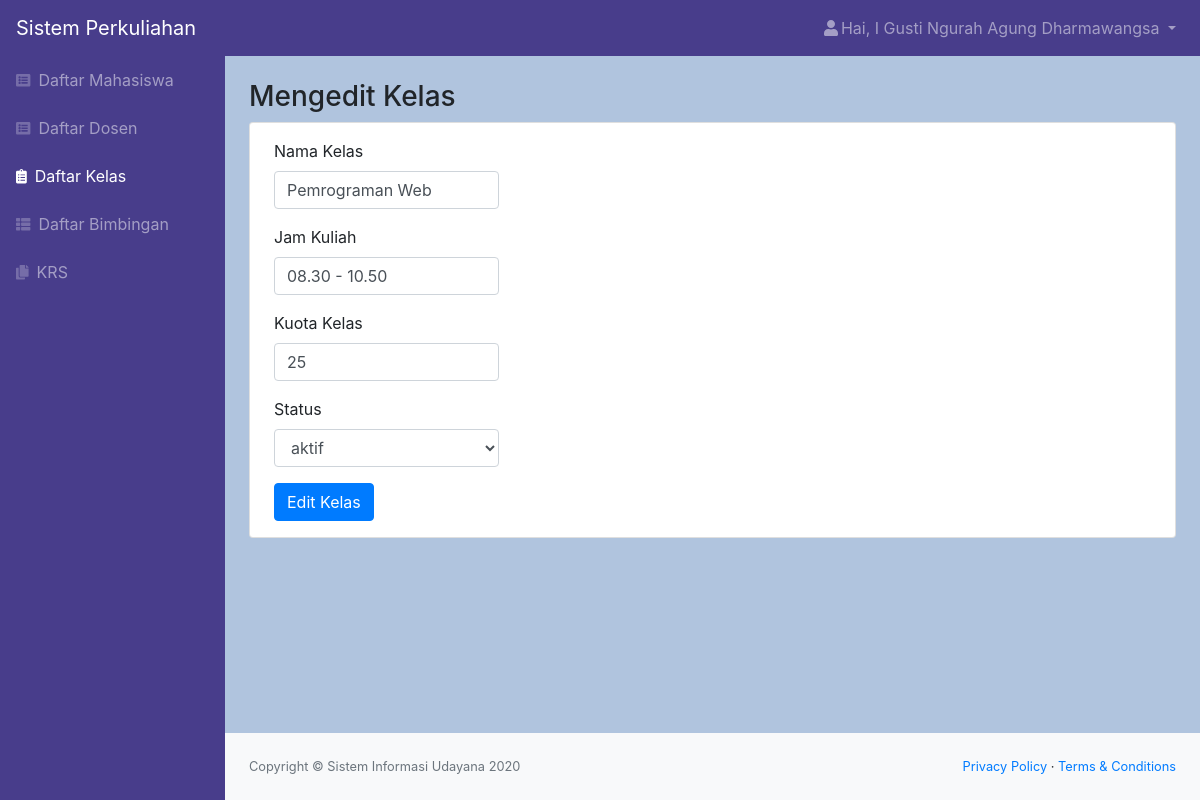
The app's page /edit_kelas.php?id_kelas=1 (signed in) with its own data.
### tables this page shows
CREATE TABLE `kelas` (
  `id_kelas` int(11) NOT NULL,
  `nama_kelas` varchar(100) NOT NULL,
  `jam_kuliah` varchar(20) NOT NULL,
  `kuota_kelas` int(11) NOT NULL,
  `id_dosen` int(11) NOT NULL,
  `status` varchar(20) NOT NULL
);

### edit_kelas.php (the view, shortened to what this page needs)
<?php
include "function.php";
$nama = $_SESSION['nama'];
$role = $_SESSION['id'];
$id_kelas = $_GET['id_kelas'];
$queryKRS = mysqli_query($koneksi, "SELECT * FROM kelas WHERE id_kelas = '$id_kelas'");
$krs = mysqli_fetch_assoc($queryKRS);
?>
<!DOCTYPE html>
<html lang="en">
    <head>
        <link href="css/styles.css" rel="stylesheet" />
        <link href="https://cdn.datatables.net/1.10.20/css/dataTables.bootstrap4.min.css" rel="stylesheet" />
    </head>
    <body class="sb-nav-fixed">
        <nav class="sb-topnav navbar navbar-expand navbar-dark bg-dark">
            <a class="navbar-brand" href="index.html">Sistem Perkuliahan</a>
            <ul class="navbar-nav ml-auto">
                <li class="nav-item dropdown">
                    <a class="nav-link dropdown-toggle" id="userDropdown" href="#" role="button" data-toggle="dropdown" aria-haspopup="true" aria-expanded="false"><i class="fas fa-user fa-fw"></i>Hai, <?= $nama; ?> </a>
                </li>
            </ul>
        </nav>
        <div id="layoutSidenav">
            <div id="layoutSidenav_nav">
                <nav class="sb-sidenav accordion sb-sidenav-dark" id="sidenavAccordion">
                    <div class="sb-sidenav-menu">
                        <div class="nav">
                            <a class="nav-link" href="mahasiswa.php"
                                ><div class="sb-nav-link-icon"><i class="fas fa-list-alt"></i></div>
                                Daftar Mahasiswa</a
                            >
                            <a class="nav-link" href="dosen.php"
                                ><div class="sb-nav-link-icon"><i class="fas fa-list-alt"></i></div>
                                Daftar Dosen</a
                            >
                            <a class="nav-link active" href="kelas.php"
                                ><div class="sb-nav-link-icon"><i class="fas fa-clipboard-list"></i></div>
                                Daftar Kelas</a
                            >
                            <a class="nav-link" href="bimbingan.php"
                                ><div class="sb-nav-link-icon"><i class="fas fa-th-list"></i></div>
                                Daftar Bimbingan</a
                            >
                            <?php if($role == "1") { ?>
                            <a class="nav-link" href="krs.php"
                                ><div class="sb-nav-link-icon"><i class="fas fa-copy"></i></div>
                                KRS</a>
                            <?php } ?>
                        </div>
                    </div>
                </nav>
            </div>
            <div id="layoutSidenav_content">
                <main>
                    <div class="container-fluid">
                        <h3 class="mt-4">Mengedit Kelas</h3>
                        <div class="card mb-4">
                            <form form action="function.php?act=editKelas&id_kelas=<?= $id_kelas; ?>" id="buat" method="POST" >
                                <div class="form-group ml-4 py-3 mb-0">
                                    <label for="namaKelas">Nama Kelas</label>
                                    <input type="text" class="form-control col-sm-3" id="namaKelas" name="namaKelas" value="<?= $krs['nama_kelas']; ?>">
                                </div>
                                <div class="form-group ml-4">
                                    <label for="jamKuliah">Jam Kuliah</label>
                                    <input type="text" class="form-control col-sm-3" id="jamKuliah" name="jamKuliah"  value="<?= $krs['jam_kuliah']; ?>">
                                </div>
                                <div class="form-group ml-4">
                                    <label for="kuotaKelas">Kuota Kelas</label>
                                    <input type="number" class="form-control col-sm-3" id="kuotaKelas" name="kuotaKelas"  value="<?= $krs['kuota_kelas']; ?>">
                                </div>
                                <div class="form-group ml-4 ">
                                    <label for="status" class="form-label">Status</label>
                                    <select name="status" id="status" class="form-control col-sm-3">
                                        <option value="<?= $krs['status']; ?>"><?= $krs['status']; ?></option>
                                    </select>
                                </div>
                                <input type="submit" name="buat_btn" id="buat" class="btn btn-primary ml-4 mb-3" value="Edit Kelas">
                            </form>
                        </div>
                    </div>
                </main>
                <footer class="py-4 bg-light mt-auto">
                    <div class="container-fluid">
                        <div class="d-flex align-items-center justify-content-between small">
                            <div class="text-muted">Copyright &copy; Sistem Informasi Udayana 2020</div>
                            <div>
                                <a href="#">Privacy Policy</a>
                                &middot;
                                <a href="#">Terms &amp; Conditions</a>
                            </div>
                        </div>
                    </div>
                </footer>
            </div>
        </div>
    </body>
</html>

### records on screen
kelas: namaKelas "Pemrograman Web", jamKuliah "08.30 - 10.50", kuotaKelas "25", status "aktif"

### other values on screen
$nama "I Gusti Ngurah Agung Dharmawangsa"
